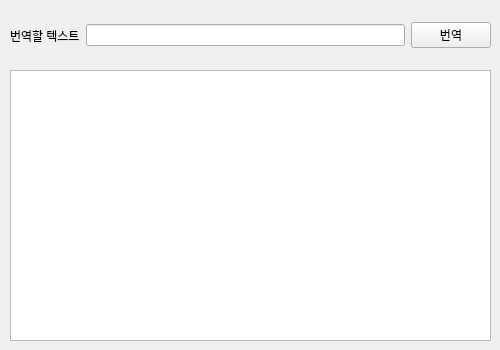
<?xml version="1.0" encoding="UTF-8"?>
<ui version="4.0">
 <class>Form</class>
 <widget class="QWidget" name="Form">
  <property name="geometry">
   <rect>
    <x>0</x>
    <y>0</y>
    <width>500</width>
    <height>350</height>
   </rect>
  </property>
  <property name="maximumSize">
   <size>
    <width>500</width>
    <height>350</height>
   </size>
  </property>
  <property name="windowTitle">
   <string>Form</string>
  </property>
  <widget class="QWidget" name="horizontalLayoutWidget">
   <property name="geometry">
    <rect>
     <x>10</x>
     <y>10</y>
     <width>481</width>
     <height>51</height>
    </rect>
   </property>
   <layout class="QHBoxLayout" name="horizontalLayout">
    <item>
     <widget class="QLabel" name="label">
      <property name="text">
       <string>번역할 텍스트</string>
      </property>
     </widget>
    </item>
    <item>
     <widget class="QLineEdit" name="txtBaseText"/>
    </item>
    <item>
     <widget class="QPushButton" name="btnTrans">
      <property name="sizePolicy">
       <sizepolicy hsizetype="Minimum" vsizetype="Fixed">
        <horstretch>0</horstretch>
        <verstretch>0</verstretch>
       </sizepolicy>
      </property>
      <property name="text">
       <string>번역</string>
      </property>
     </widget>
    </item>
   </layout>
  </widget>
  <widget class="QTextBrowser" name="txbResult">
   <property name="geometry">
    <rect>
     <x>10</x>
     <y>70</y>
     <width>481</width>
     <height>271</height>
    </rect>
   </property>
  </widget>
 </widget>
 <resources/>
 <connections/>
</ui>
